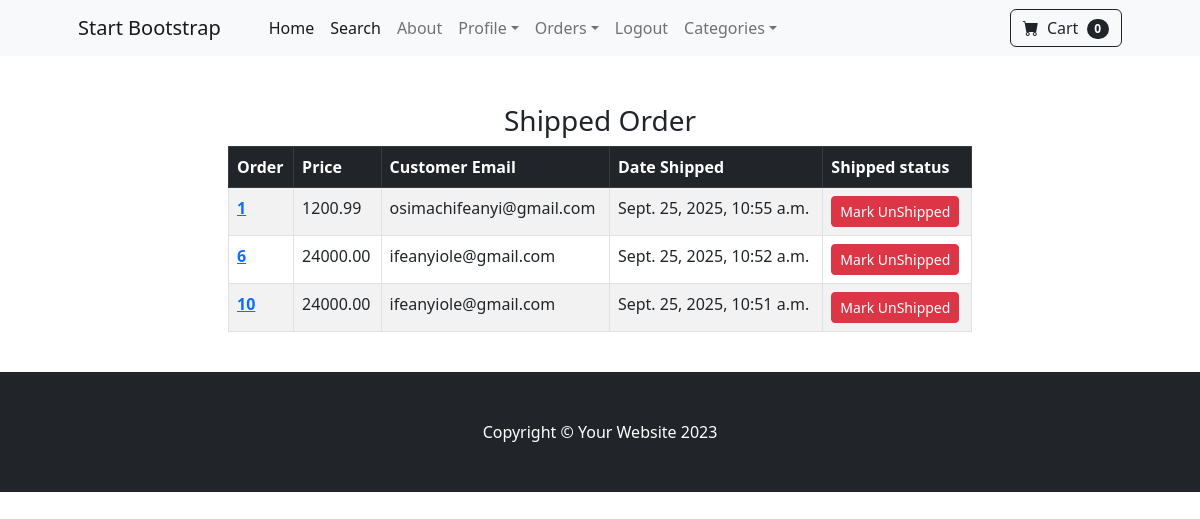
The page /payment/shipped_dash (signed in) on the database as committed earlier.
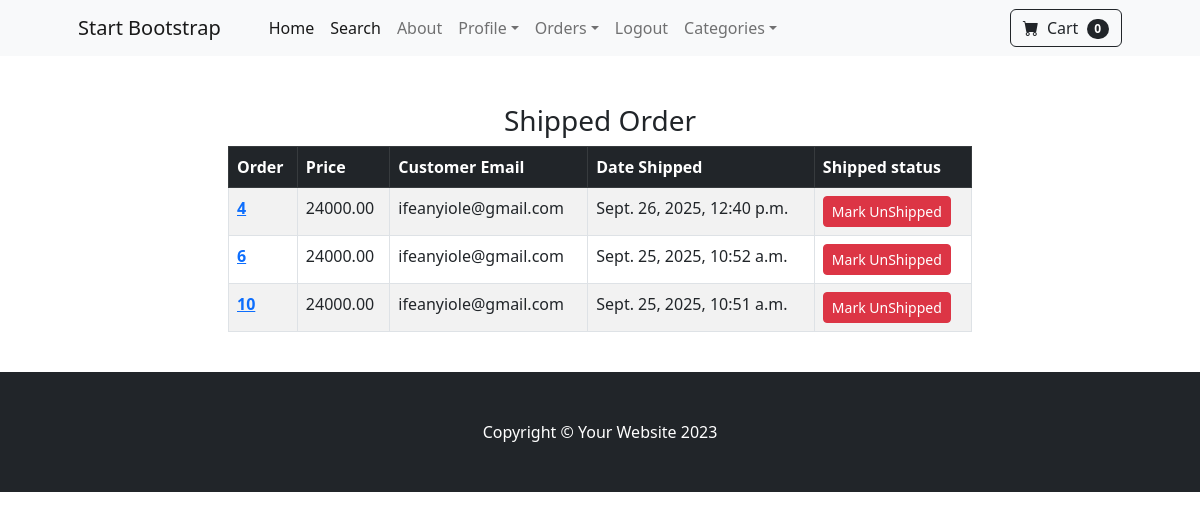
The same page on the database as committed later.
### payment/models.py (models this page shows, shortened)
class Order(models.Model):
    user = models.ForeignKey(User, on_delete = models.CASCADE, null = True, blank = True)
    full_name = models.CharField(max_length=250)
    email = models.EmailField(max_length=250)
    shipping_address = models.TextField(max_length=15000)
    amount_paid = models.DecimalField(max_digits=10, decimal_places=2)
    date_ordered = models.DateTimeField(auto_now_add=True)
    shipped = models.BooleanField(default = False)
    date_shipped = models.DateTimeField( blank = True, null = True )

### payment/views.py (the view, shortened to what this page needs)
# urls.py: path("shipped_dash", views.shipped_dash, name = 'shipped_dash'),
def shipped_dash(request):
    if request.user.is_authenticated and request.user.is_superuser:
        orders = Order.objects.filter(shipped = True)
        return render(request, 'payment/shipped_dash.html', {'orders': orders})
    else:
        messages.success(request, 'Access Denied')
        return redirect('home')

### cart/cart.py (called while the page is built)
    def __len__(self):
        return len(self.cart)

### cart/context_processors.py (called while the page is built)
def cart(requests):
    return {'cart' : Cart(requests)}

### payment/templates/payment/shipped_dash.html (shortened to what this page needs)
{% extends 'base.html' %}
{% block content %}
<div class ="container">
    <div class="row">
        <center>
            <div class = "col-8">
                <br><br>
                <h3>Shipped Order</h3>
                <table class="table table-striped table-hover table-bordered">
                    <thead class = 'table-dark'>
                        <tr>
                            <th scope="col">Order</th>
                            <th scope="col">Price</th>
                            <th scope="col">Customer Email</th>
                            <th scope="col">Date Shipped</th>
                            <th scope="col">Shipped status</th>
                        </tr>
                    </thead>
                    <tbody>
                        {% for items in orders %}
                            <tr>
                                <th scope="row"> <a href = '{% url "orders" items.id  %}' > {{ items.id }} </a> </th>
                                <td>{{ items.amount_paid }}</td>
                                <td>{{ items.email }}</td>
                                <td>{{ items.date_shipped }}</td>
                                <td>
                                    <form method = 'POST'>
                                        <button type = 'Submit' class = 'btn btn-danger btn-sm'>Mark UnShipped</button>
                                    </form>
                                </td>
                            </tr>
                        {% endfor %}
                    </tbody>
                </table>
                <br>
            </div>
        </center>
    </div>
</div>
{% endblock %}

Rows that differ between the two databases and show on the page:
no longer on this page (row edited): Order: id "1", amount_paid "1200.99", email "osimachifeanyi@gmail.com", date_shipped "Sept. 25, 2025, 10:55 a.m."
now on this page (row edited): Order: id "4", amount_paid "24000.00", email "ifeanyiole@gmail.com", date_shipped "Sept. 26, 2025, 12:40 p.m."
